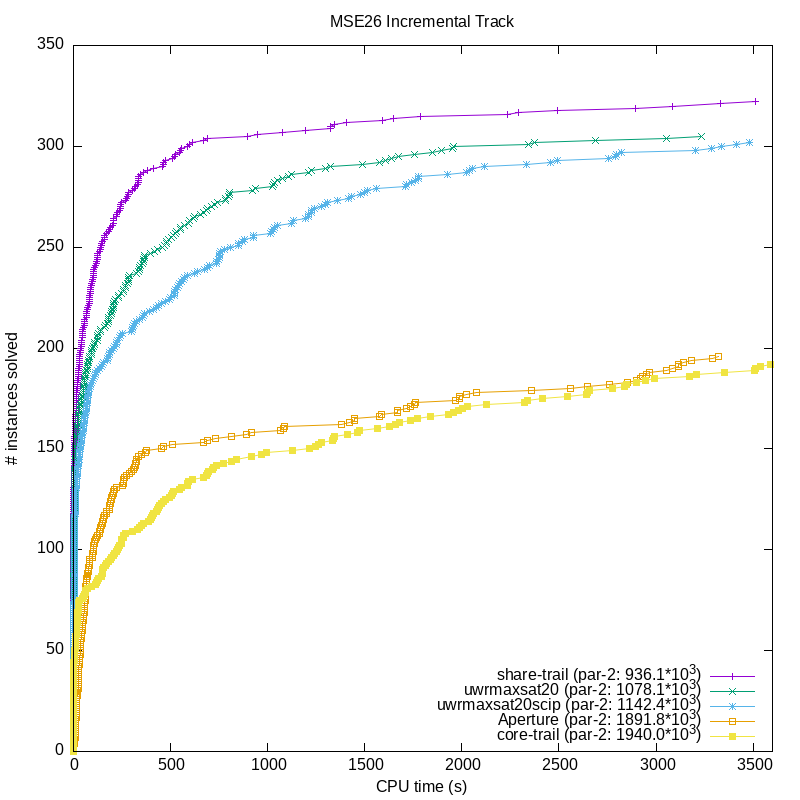

The script that saved this image:
set term png size 800,800
set output "cdf.png"

set xlabel "CPU time (s)"
set ylabel "# instances solved"
set xrange [0:3600]

set title "MSE26 Incremental Track"

set key right bottom

plot \
  "cdf.dat" using 2:1 with linespoints linestyle 1 title ARG1, \
  "cdf.dat" using 3:1 with linespoints linestyle 2 title ARG2, \
  "cdf.dat" using 4:1 with linespoints linestyle 3 title ARG3, \
  "cdf.dat" using 5:1 with linespoints linestyle 4 title ARG4, \
  "cdf.dat" using 6:1 with linespoints linestyle 5 title ARG5
